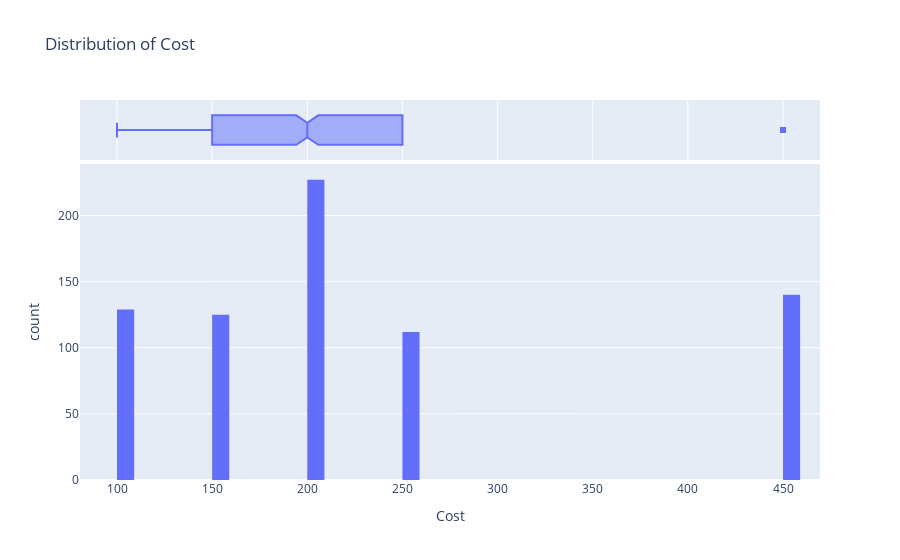
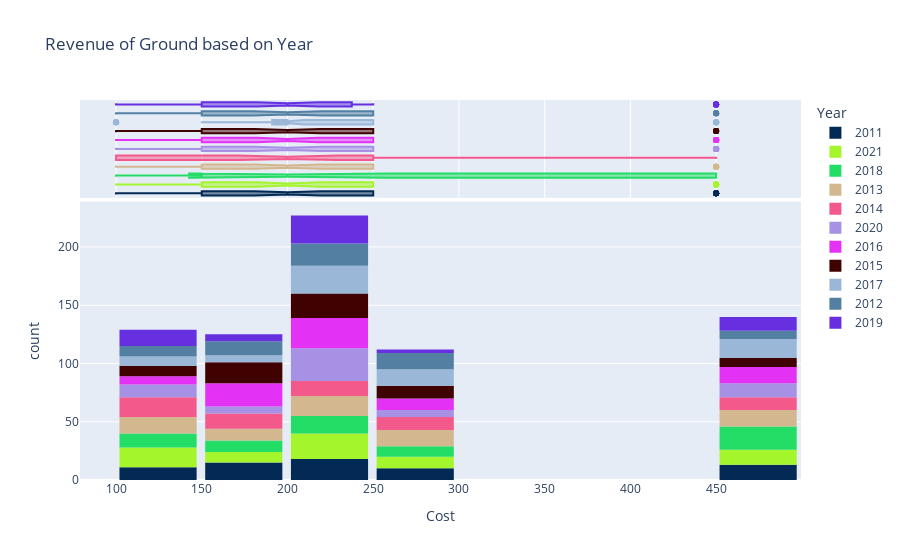
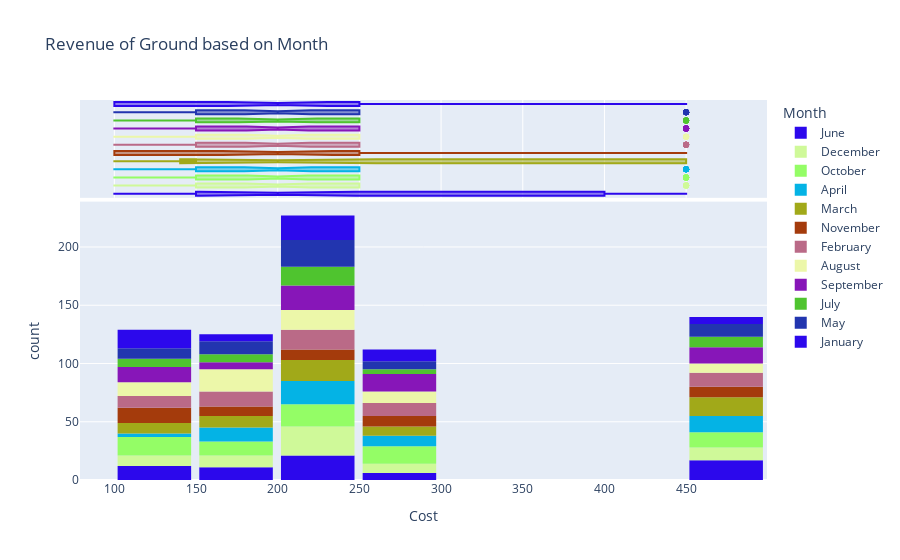

Notebook code cell kept with these figures, in order:
### Code cell
RegressionPipeline(groundOwner2_df)

### Figure 1 — Plotly figure (JSON) as saved in the notebook; plotly's stock layout.template omitted (floating-point values rounded to 4 significant figures; data arrays with more than 128 entries replaced by an {"elided": "..."} marker saying what was removed)
{"data": [{"alignmentgroup": "True", "bingroup": "x", "hovertemplate": "Cost=%{x}<br>count=%{y}<extra></extra>", "legendgroup": "", "marker": {"color": "#636efa", "pattern": {"shape": ""}}, "name": "", "nbinsx": 47, "offsetgroup": "", "orientation": "v", "showlegend": false, "type": "histogram", "x": {"elided": "733 int values"}, "xaxis": "x", "yaxis": "y"}, {"alignmentgroup": "True", "hovertemplate": "Cost=%{x}<extra></extra>", "legendgroup": "", "marker": {"color": "#636efa"}, "name": "", "notched": true, "offsetgroup": "", "showlegend": false, "type": "box", "x": {"elided": "733 int values"}, "xaxis": "x2", "yaxis": "y2"}], "layout": {"bargap": 0.1, "barmode": "relative", "legend": {"tracegroupgap": 0}, "title": {"text": "Distribution of Cost"}, "xaxis": {"anchor": "y", "domain": [0, 1], "title": {"text": "Cost"}}, "xaxis2": {"anchor": "y2", "domain": [0, 1], "matches": "x", "showgrid": true, "showticklabels": false}, "yaxis": {"anchor": "x", "domain": [0, 0.8316], "title": {"text": "count"}}, "yaxis2": {"anchor": "x2", "domain": [0.8416, 1], "matches": "y2", "showgrid": false, "showline": false, "showticklabels": false, "ticks": ""}}}

### Figure 2 — Plotly figure (JSON) as saved in the notebook; plotly's stock layout.template omitted (floating-point values rounded to 4 significant figures)
{"data": [{"alignmentgroup": "True", "bingroup": "x", "hovertemplate": "Year=2011<br>Cost=%{x}<br>count=%{y}<extra></extra>", "legendgroup": "2011", "marker": {"color": "#022A54", "pattern": {"shape": ""}}, "name": "2011", "offsetgroup": "2011", "orientation": "v", "showlegend": true, "type": "histogram", "x": [200, 200, 150, 100, 450, 200, 450, 150, 150, 200, 250, 450, 450, 250, 200, 450, 200, 250, 100, 450, 450, 150, 200, 150, 250, 450, 450, 200, 200, 200, 100, 150, 250, 200, 200, 200, 450, 250, 250, 150, 250, 250, 100, 250, 150, 450, 100, 150, 100, 200, 450, 150, 150, 200, 100, 150, 100, 200, 150, 150, 450, 100, 100, 200, 100, 150, 200], "xaxis": "x", "yaxis": "y"}, {"alignmentgroup": "True", "hovertemplate": "Year=2011<br>Cost=%{x}<extra></extra>", "legendgroup": "2011", "marker": {"color": "#022A54"}, "name": "2011", "notched": true, "offsetgroup": "2011", "showlegend": false, "type": "box", "x": [200, 200, 150, 100, 450, 200, 450, 150, 150, 200, 250, 450, 450, 250, 200, 450, 200, 250, 100, 450, 450, 150, 200, 150, 250, 450, 450, 200, 200, 200, 100, 150, 250, 200, 200, 200, 450, 250, 250, 150, 250, 250, 100, 250, 150, 450, 100, 150, 100, 200, 450, 150, 150, 200, 100, 150, 100, 200, 150, 150, 450, 100, 100, 200, 100, 150, 200], "xaxis": "x2", "yaxis": "y2"}, {"alignmentgroup": "True", "bingroup": "x", "hovertemplate": "Year=2021<br>Cost=%{x}<br>count=%{y}<extra></extra>", "legendgroup": "2021", "marker": {"color": "#A5F52D", "pattern": {"shape": ""}}, "name": "2021", "offsetgroup": "2021", "orientation": "v", "showlegend": true, "type": "histogram", "x": [150, 250, 450, 450, 100, 450, 200, 450, 150, 150, 200, 150, 200, 450, 100, 250, 200, 450, 100, 250, 100, 250, 200, 250, 150, 150, 100, 200, 100, 200, 250, 450, 100, 150, 450, 200, 100, 450, 200, 200, 100, 100, 250, 150, 100, 200, 450, 250, 250, 200, 450, 200, 450, 100, 100, 250, 100, 100, 150, 200, 200, 200, 200, 200, 200, 450, 200, 100, 200, 100, 200], "xaxis": "x", "yaxis": "y"}, {"alignmentgroup": "True", "hovertemplate": "Year=2021<br>Cost=%{x}<extra></extra>", "legendgroup": "2021", "marker": {"color": "#A5F52D"}, "name": "2021", "notched": true, "offsetgroup": "2021", "showlegend": false, "type": "box", "x": [150, 250, 450, 450, 100, 450, 200, 450, 150, 150, 200, 150, 200, 450, 100, 250, 200, 450, 100, 250, 100, 250, 200, 250, 150, 150, 100, 200, 100, 200, 250, 450, 100, 150, 450, 200, 100, 450, 200, 200, 100, 100, 250, 150, 100, 200, 450, 250, 250, 200, 450, 200, 450, 100, 100, 250, 100, 100, 150, 200, 200, 200, 200, 200, 200, 450, 200, 100, 200, 100, 200], "xaxis": "x2", "yaxis": "y2"}, {"alignmentgroup": "True", "bingroup": "x", "hovertemplate": "Year=2018<br>Cost=%{x}<br>count=%{y}<extra></extra>", "legendgroup": "2018", "marker": {"color": "#23DD67", "pattern": {"shape": ""}}, "name": "2018", "offsetgroup": "2018", "orientation": "v", "showlegend": true, "type": "histogram", "x": [250, 150, 200, 200, 100, 450, 200, 200, 200, 250, 200, 150, 450, 200, 450, 200, 450, 100, 150, 450, 100, 150, 450, 150, 150, 200, 450, 450, 150, 250, 100, 450, 100, 450, 250, 250, 150, 200, 100, 250, 450, 200, 450, 200, 100, 100, 100, 200, 450, 450, 450, 450, 100, 450, 150, 250, 200, 100, 200, 100, 450, 250, 150, 450, 250, 450], "xaxis": "x", "yaxis": "y"}, {"alignmentgroup": "True", "hovertemplate": "Year=2018<br>Cost=%{x}<extra></extra>", "legendgroup": "2018", "marker": {"color": "#23DD67"}, "name": "2018", "notched": true, "offsetgroup": "2018", "showlegend": false, "type": "box", "x": [250, 150, 200, 200, 100, 450, 200, 200, 200, 250, 200, 150, 450, 200, 450, 200, 450, 100, 150, 450, 100, 150, 450, 150, 150, 200, 450, 450, 150, 250, 100, 450, 100, 450, 250, 250, 150, 200, 100, 250, 450, 200, 450, 200, 100, 100, 100, 200, 450, 450, 450, 450, 100, 450, 150, 250, 200, 100, 200, 100, 450, 250, 150, 450, 250, 450], "xaxis": "x2", "yaxis": "y2"}, {"alignmentgroup": "True", "bingroup": "x", "hovertemplate": "Year=2013<br>Cost=%{x}<br>count=%{y}<extra></extra>", "legendgroup": "2013", "marker": {"color": "#D3B88F", "pattern": {"shape": ""}}, "name": "2013", "offsetgroup": "2013", "orientation": "v", "showlegend": true, "type": "histogram", "x": [450, 200, 450, 200, 450, 150, 200, 250, 100, 250, 450, 250, 200, 150, 100, 200, 150, 100, 100, 250, 200, 100, 200, 150, 450, 250, 200, 450, 150, 450, 450, 250, 450, 150, 250, 200, 250, 100, 450, 450, 150, 250, 200, 450, 200, 100, 100, 100, 100, 250, 150, 250, 200, 200, 100, 250, 200, 450, 100, 200, 100, 450, 200, 250, 200, 250, 150, 100, 150], "xaxis": "x", "yaxis": "y"}, {"alignmentgroup": "True", "hovertemplate": "Year=2013<br>Cost=%{x}<extra></extra>", "legendgroup": "2013", "marker": {"color": "#D3B88F"}, "name": "2013", "notched": true, "offsetgroup": "2013", "showlegend": false, "type": "box", "x": [450, 200, 450, 200, 450, 150, 200, 250, 100, 250, 450, 250, 200, 150, 100, 200, 150, 100, 100, 250, 200, 100, 200, 150, 450, 250, 200, 450, 150, 450, 450, 250, 450, 150, 250, 200, 250, 100, 450, 450, 150, 250, 200, 450, 200, 100, 100, 100, 100, 250, 150, 250, 200, 200, 100, 250, 200, 450, 100, 200, 100, 450, 200, 250, 200, 250, 150, 100, 150], "xaxis": "x2", "yaxis": "y2"}, {"alignmentgroup": "True", "bingroup": "x", "hovertemplate": "Year=2014<br>Cost=%{x}<br>count=%{y}<extra></extra>", "legendgroup": "2014", "marker": {"color": "#F4598C", "pattern": {"shape": ""}}, "name": "2014", "offsetgroup": "2014", "orientation": "v", "showlegend": true, "type": "histogram", "x": [200, 250, 200, 100, 100, 250, 200, 100, 150, 250, 250, 450, 150, 450, 100, 100, 150, 250, 200, 200, 250, 100, 200, 150, 200, 100, 150, 450, 100, 450, 150, 150, 450, 250, 450, 100, 450, 450, 200, 250, 200, 100, 200, 150, 450, 450, 200, 200, 150, 100, 250, 250, 200, 100, 150, 150, 450, 150, 250, 150, 100, 100, 100, 100, 100], "xaxis": "x", "yaxis": "y"}, {"alignmentgroup": "True", "hovertemplate": "Year=2014<br>Cost=%{x}<extra></extra>", "legendgroup": "2014", "marker": {"color": "#F4598C"}, "name": "2014", "notched": true, "offsetgroup": "2014", "showlegend": false, "type": "box", "x": [200, 250, 200, 100, 100, 250, 200, 100, 150, 250, 250, 450, 150, 450, 100, 100, 150, 250, 200, 200, 250, 100, 200, 150, 200, 100, 150, 450, 100, 450, 150, 150, 450, 250, 450, 100, 450, 450, 200, 250, 200, 100, 200, 150, 450, 450, 200, 200, 150, 100, 250, 250, 200, 100, 150, 150, 450, 150, 250, 150, 100, 100, 100, 100, 100], "xaxis": "x2", "yaxis": "y2"}, {"alignmentgroup": "True", "bingroup": "x", "hovertemplate": "Year=2020<br>Cost=%{x}<br>count=%{y}<extra></extra>", "legendgroup": "2020", "marker": {"color": "#A691E5", "pattern": {"shape": ""}}, "name": "2020", "offsetgroup": "2020", "orientation": "v", "showlegend": true, "type": "histogram", "x": [200, 250, 450, 200, 100, 450, 200, 250, 200, 450, 100, 200, 200, 200, 450, 250, 200, 450, 200, 200, 200, 450, 200, 200, 200, 250, 200, 250, 100, 100, 200, 150, 150, 100, 150, 100, 100, 100, 100, 200, 200, 200, 200, 200, 450, 100, 450, 150, 200, 150, 150, 450, 200, 200, 100, 250, 200, 200, 450, 450, 200, 200, 450], "xaxis": "x", "yaxis": "y"}, {"alignmentgroup": "True", "hovertemplate": "Year=2020<br>Cost=%{x}<extra></extra>", "legendgroup": "2020", "marker": {"color": "#A691E5"}, "name": "2020", "notched": true, "offsetgroup": "2020", "showlegend": false, "type": "box", "x": [200, 250, 450, 200, 100, 450, 200, 250, 200, 450, 100, 200, 200, 200, 450, 250, 200, 450, 200, 200, 200, 450, 200, 200, 200, 250, 200, 250, 100, 100, 200, 150, 150, 100, 150, 100, 100, 100, 100, 200, 200, 200, 200, 200, 450, 100, 450, 150, 200, 150, 150, 450, 200, 200, 100, 250, 200, 200, 450, 450, 200, 200, 450], "xaxis": "x2", "yaxis": "y2"}, {"alignmentgroup": "True", "bingroup": "x", "hovertemplate": "Year=2016<br>Cost=%{x}<br>count=%{y}<extra></extra>", "legendgroup": "2016", "marker": {"color": "#E432F5", "pattern": {"shape": ""}}, "name": "2016", "offsetgroup": "2016", "orientation": "v", "showlegend": true, "type": "histogram", "x": [450, 100, 200, 450, 150, 200, 450, 200, 450, 250, 150, 100, 150, 150, 150, 150, 200, 150, 450, 150, 200, 150, 200, 100, 200, 450, 200, 200, 200, 200, 150, 200, 450, 200, 200, 150, 200, 150, 450, 200, 150, 200, 150, 100, 250, 250, 100, 450, 450, 250, 200, 250, 250, 250, 450, 250, 200, 150, 150, 150, 200, 200, 200, 450, 200, 150, 450, 200, 150, 200, 150, 450, 200, 250, 250, 100, 100], "xaxis": "x", "yaxis": "y"}, {"alignmentgroup": "True", "hovertemplate": "Year=2016<br>Cost=%{x}<extra></extra>", "legendgroup": "2016", "marker": {"color": "#E432F5"}, "name": "2016", "notched": true, "offsetgroup": "2016", "showlegend": false, "type": "box", "x": [450, 100, 200, 450, 150, 200, 450, 200, 450, 250, 150, 100, 150, 150, 150, 150, 200, 150, 450, 150, 200, 150, 200, 100, 200, 450, 200, 200, 200, 200, 150, 200, 450, 200, 200, 150, 200, 150, 450, 200, 150, 200, 150, 100, 250, 250, 100, 450, 450, 250, 200, 250, 250, 250, 450, 250, 200, 150, 150, 150, 200, 200, 200, 450, 200, 150, 450, 200, 150, 200, 150, 450, 200, 250, 250, 100, 100], "xaxis": "x2", "yaxis": "y2"}, {"alignmentgroup": "True", "bingroup": "x", "hovertemplate": "Year=2015<br>Cost=%{x}<br>count=%{y}<extra></extra>", "legendgroup": "2015", "marker": {"color": "#400200", "pattern": {"shape": ""}}, "name": "2015", "offsetgroup": "2015", "orientation": "v", "showlegend": true, "type": "histogram", "x": [450, 150, 250, 200, 200, 100, 200, 200, 100, 200, 150, 150, 200, 250, 200, 150, 450, 100, 200, 100, 200, 200, 250, 250, 150, 250, 200, 100, 150, 150, 250, 150, 150, 250, 150, 150, 200, 150, 150, 250, 150, 450, 200, 250, 100, 250, 150, 450, 150, 200, 200, 450, 200, 450, 100, 150, 200, 450, 150, 200, 450, 100, 200, 250, 100, 200, 200], "xaxis": "x", "yaxis": "y"}, {"alignmentgroup": "True", "hovertemplate": "Year=2015<br>Cost=%{x}<extra></extra>", "legendgroup": "2015", "marker": {"color": "#400200"}, "name": "2015", "notched": true, "offsetgroup": "2015", "showlegend": false, "type": "box", "x": [450, 150, 250, 200, 200, 100, 200, 200, 100, 200, 150, 150, 200, 250, 200, 150, 450, 100, 200, 100, 200, 200, 250, 250, 150, 250, 200, 100, 150, 150, 250, 150, 150, 250, 150, 150, 200, 150, 150, 250, 150, 450, 200, 250, 100, 250, 150, 450, 150, 200, 200, 450, 200, 450, 100, 150, 200, 450, 150, 200, 450, 100, 200, 250, 100, 200, 200], "xaxis": "x2", "yaxis": "y2"}, {"alignmentgroup": "True", "bingroup": "x", "hovertemplate": "Year=2017<br>Cost=%{x}<br>count=%{y}<extra></extra>", "legendgroup": "2017", "marker": {"color": "#9AB7D8", "pattern": {"shape": ""}}, "name": "2017", "offsetgroup": "2017", "orientation": "v", "showlegend": true, "type": "histogram", "x": [200, 100, 200, 250, 450, 150, 100, 250, 200, 200, 200, 200, 250, 200, 250, 250, 150, 250, 200, 200, 200, 200, 200, 200, 450, 450, 450, 200, 100, 100, 450, 100, 250, 450, 100, 200, 450, 100, 450, 200, 250, 250, 250, 450, 250, 150, 200, 450, 200, 100, 450, 150, 250, 200, 250, 450, 450, 250, 200, 200, 450, 450, 150, 450, 200, 200, 150, 200], "xaxis": "x", "yaxis": "y"}, {"alignmentgroup": "True", "hovertemplate": "Year=2017<br>Cost=%{x}<extra></extra>", "legendgroup": "2017", "marker": {"color": "#9AB7D8"}, "name": "2017", "notched": true, "offsetgroup": "2017", "showlegend": false, "type": "box", "x": [200, 100, 200, 250, 450, 150, 100, 250, 200, 200, 200, 200, 250, 200, 250, 250, 150, 250, 200, 200, 200, 200, 200, 200, 450, 450, 450, 200, 100, 100, 450, 100, 250, 450, 100, 200, 450, 100, 450, 200, 250, 250, 250, 450, 250, 150, 200, 450, 200, 100, 450, 150, 250, 200, 250, 450, 450, 250, 200, 200, 450, 450, 150, 450, 200, 200, 150, 200], "xaxis": "x2", "yaxis": "y2"}, {"alignmentgroup": "True", "bingroup": "x", "hovertemplate": "Year=2012<br>Cost=%{x}<br>count=%{y}<extra></extra>", "legendgroup": "2012", "marker": {"color": "#5380A2", "pattern": {"shape": ""}}, "name": "2012", "offsetgroup": "2012", "orientation": "v", "showlegend": true, "type": "histogram", "x": [150, 150, 150, 250, 200, 150, 250, 150, 200, 250, 150, 200, 200, 200, 100, 200, 450, 250, 450, 200, 450, 100, 250, 450, 200, 200, 100, 150, 250, 200, 200, 250, 200, 200, 150, 100, 100, 450, 100, 250, 250, 200, 150, 200, 200, 150, 200, 200, 100, 450, 250, 150, 250, 150, 200, 450, 250, 250, 100, 250, 100], "xaxis": "x", "yaxis": "y"}, {"alignmentgroup": "True", "hovertemplate": "Year=2012<br>Cost=%{x}<extra></extra>", "legendgroup": "2012", "marker": {"color": "#5380A2"}, "name": "2012", "notched": true, "offsetgroup": "2012", "showlegend": false, "type": "box", "x": [150, 150, 150, 250, 200, 150, 250, 150, 200, 250, 150, 200, 200, 200, 100, 200, 450, 250, 450, 200, 450, 100, 250, 450, 200, 200, 100, 150, 250, 200, 200, 250, 200, 200, 150, 100, 100, 450, 100, 250, 250, 200, 150, 200, 200, 150, 200, 200, 100, 450, 250, 150, 250, 150, 200, 450, 250, 250, 100, 250, 100], "xaxis": "x2", "yaxis": "y2"}, {"alignmentgroup": "True", "bingroup": "x", "hovertemplate": "Year=2019<br>Cost=%{x}<br>count=%{y}<extra></extra>", "legendgroup": "2019", "marker": {"color": "#6630E1", "pattern": {"shape": ""}}, "name": "2019", "offsetgroup": "2019", "orientation": "v", "showlegend": true, "type": "histogram", "x": [450, 250, 200, 100, 450, 200, 450, 150, 100, 200, 100, 450, 200, 100, 450, 450, 100, 100, 450, 200, 150, 200, 450, 200, 200, 100, 200, 200, 100, 100, 200, 150, 450, 450, 100, 250, 200, 200, 450, 450, 200, 100, 100, 200, 100, 200, 200, 150, 250, 200, 200, 150, 200, 200, 150, 200, 200, 100, 200], "xaxis": "x", "yaxis": "y"}, {"alignmentgroup": "True", "hovertemplate": "Year=2019<br>Cost=%{x}<extra></extra>", "legendgroup": "2019", "marker": {"color": "#6630E1"}, "name": "2019", "notched": true, "offsetgroup": "2019", "showlegend": false, "type": "box", "x": [450, 250, 200, 100, 450, 200, 450, 150, 100, 200, 100, 450, 200, 100, 450, 450, 100, 100, 450, 200, 150, 200, 450, 200, 200, 100, 200, 200, 100, 100, 200, 150, 450, 450, 100, 250, 200, 200, 450, 450, 200, 100, 100, 200, 100, 200, 200, 150, 250, 200, 200, 150, 200, 200, 150, 200, 200, 100, 200], "xaxis": "x2", "yaxis": "y2"}], "layout": {"bargap": 0.1, "barmode": "relative", "legend": {"title": {"text": "Year"}, "tracegroupgap": 0}, "title": {"text": "Revenue of Ground based on Year"}, "xaxis": {"anchor": "y", "domain": [0, 1], "title": {"text": "Cost"}}, "xaxis2": {"anchor": "y2", "domain": [0, 1], "matches": "x", "showgrid": true, "showticklabels": false}, "yaxis": {"anchor": "x", "domain": [0, 0.7326], "title": {"text": "count"}}, "yaxis2": {"anchor": "x2", "domain": [0.7426, 1], "matches": "y2", "showgrid": false, "showline": false, "showticklabels": false, "ticks": ""}}}

### Figure 3 — Plotly figure (JSON) as saved in the notebook; plotly's stock layout.template omitted (floating-point values rounded to 4 significant figures)
{"data": [{"alignmentgroup": "True", "bingroup": "x", "hovertemplate": "Month=June<br>Cost=%{x}<br>count=%{y}<extra></extra>", "legendgroup": "June", "marker": {"color": "#2C08EC", "pattern": {"shape": ""}}, "name": "June", "offsetgroup": "June", "orientation": "v", "showlegend": true, "type": "histogram", "x": [200, 200, 450, 200, 250, 100, 150, 200, 200, 200, 200, 200, 450, 450, 100, 100, 450, 150, 100, 200, 200, 150, 450, 450, 450, 200, 250, 150, 200, 250, 100, 450, 100, 450, 450, 200, 250, 200, 450, 450, 450, 200, 100, 100, 450, 200, 100, 250, 250, 200, 450, 200, 150, 150, 450, 150, 100, 100, 200, 200, 150, 100, 150, 450, 200, 150, 150], "xaxis": "x", "yaxis": "y"}, {"alignmentgroup": "True", "hovertemplate": "Month=June<br>Cost=%{x}<extra></extra>", "legendgroup": "June", "marker": {"color": "#2C08EC"}, "name": "June", "notched": true, "offsetgroup": "June", "showlegend": false, "type": "box", "x": [200, 200, 450, 200, 250, 100, 150, 200, 200, 200, 200, 200, 450, 450, 100, 100, 450, 150, 100, 200, 200, 150, 450, 450, 450, 200, 250, 150, 200, 250, 100, 450, 100, 450, 450, 200, 250, 200, 450, 450, 450, 200, 100, 100, 450, 200, 100, 250, 250, 200, 450, 200, 150, 150, 450, 150, 100, 100, 200, 200, 150, 100, 150, 450, 200, 150, 150], "xaxis": "x2", "yaxis": "y2"}, {"alignmentgroup": "True", "bingroup": "x", "hovertemplate": "Month=December<br>Cost=%{x}<br>count=%{y}<extra></extra>", "legendgroup": "December", "marker": {"color": "#CFF999", "pattern": {"shape": ""}}, "name": "December", "offsetgroup": "December", "orientation": "v", "showlegend": true, "type": "histogram", "x": [150, 200, 450, 200, 250, 450, 200, 150, 200, 250, 150, 200, 100, 100, 150, 200, 200, 250, 450, 150, 200, 100, 200, 150, 250, 200, 200, 450, 450, 200, 200, 250, 100, 150, 450, 250, 200, 200, 250, 200, 150, 150, 200, 250, 200, 200, 450, 200, 100, 200, 450, 150, 450, 200, 100, 450, 200, 200, 100, 450, 200, 100, 100], "xaxis": "x", "yaxis": "y"}, {"alignmentgroup": "True", "hovertemplate": "Month=December<br>Cost=%{x}<extra></extra>", "legendgroup": "December", "marker": {"color": "#CFF999"}, "name": "December", "notched": true, "offsetgroup": "December", "showlegend": false, "type": "box", "x": [150, 200, 450, 200, 250, 450, 200, 150, 200, 250, 150, 200, 100, 100, 150, 200, 200, 250, 450, 150, 200, 100, 200, 150, 250, 200, 200, 450, 450, 200, 200, 250, 100, 150, 450, 250, 200, 200, 250, 200, 150, 150, 200, 250, 200, 200, 450, 200, 100, 200, 450, 150, 450, 200, 100, 450, 200, 200, 100, 450, 200, 100, 100], "xaxis": "x2", "yaxis": "y2"}, {"alignmentgroup": "True", "bingroup": "x", "hovertemplate": "Month=October<br>Cost=%{x}<br>count=%{y}<extra></extra>", "legendgroup": "October", "marker": {"color": "#94FD66", "pattern": {"shape": ""}}, "name": "October", "offsetgroup": "October", "orientation": "v", "showlegend": true, "type": "histogram", "x": [250, 250, 100, 250, 450, 450, 250, 150, 150, 200, 150, 100, 450, 450, 200, 150, 150, 200, 200, 450, 250, 100, 200, 450, 450, 100, 250, 250, 250, 200, 450, 450, 200, 200, 150, 450, 100, 100, 250, 150, 100, 200, 150, 450, 100, 100, 100, 200, 100, 200, 100, 200, 250, 200, 250, 200, 200, 150, 200, 200, 250, 250, 150, 200, 250, 450, 450, 200, 100, 150, 100, 100, 250, 100, 150], "xaxis": "x", "yaxis": "y"}, {"alignmentgroup": "True", "hovertemplate": "Month=October<br>Cost=%{x}<extra></extra>", "legendgroup": "October", "marker": {"color": "#94FD66"}, "name": "October", "notched": true, "offsetgroup": "October", "showlegend": false, "type": "box", "x": [250, 250, 100, 250, 450, 450, 250, 150, 150, 200, 150, 100, 450, 450, 200, 150, 150, 200, 200, 450, 250, 100, 200, 450, 450, 100, 250, 250, 250, 200, 450, 450, 200, 200, 150, 450, 100, 100, 250, 150, 100, 200, 150, 450, 100, 100, 100, 200, 100, 200, 100, 200, 250, 200, 250, 200, 200, 150, 200, 200, 250, 250, 150, 200, 250, 450, 450, 200, 100, 150, 100, 100, 250, 100, 150], "xaxis": "x2", "yaxis": "y2"}, {"alignmentgroup": "True", "bingroup": "x", "hovertemplate": "Month=April<br>Cost=%{x}<br>count=%{y}<extra></extra>", "legendgroup": "April", "marker": {"color": "#04B3E5", "pattern": {"shape": ""}}, "name": "April", "offsetgroup": "April", "orientation": "v", "showlegend": true, "type": "histogram", "x": [450, 150, 450, 450, 450, 450, 450, 200, 200, 450, 250, 200, 100, 200, 250, 250, 150, 150, 200, 200, 150, 250, 450, 200, 200, 450, 200, 200, 250, 200, 150, 200, 100, 200, 200, 150, 200, 250, 250, 150, 100, 250, 150, 450, 200, 450, 150, 250, 200, 450, 200, 450, 200, 150, 150, 150, 450, 200], "xaxis": "x", "yaxis": "y"}, {"alignmentgroup": "True", "hovertemplate": "Month=April<br>Cost=%{x}<extra></extra>", "legendgroup": "April", "marker": {"color": "#04B3E5"}, "name": "April", "notched": true, "offsetgroup": "April", "showlegend": false, "type": "box", "x": [450, 150, 450, 450, 450, 450, 450, 200, 200, 450, 250, 200, 100, 200, 250, 250, 150, 150, 200, 200, 150, 250, 450, 200, 200, 450, 200, 200, 250, 200, 150, 200, 100, 200, 200, 150, 200, 250, 250, 150, 100, 250, 150, 450, 200, 450, 150, 250, 200, 450, 200, 450, 200, 150, 150, 150, 450, 200], "xaxis": "x2", "yaxis": "y2"}, {"alignmentgroup": "True", "bingroup": "x", "hovertemplate": "Month=March<br>Cost=%{x}<br>count=%{y}<extra></extra>", "legendgroup": "March", "marker": {"color": "#A1A919", "pattern": {"shape": ""}}, "name": "March", "offsetgroup": "March", "orientation": "v", "showlegend": true, "type": "histogram", "x": [200, 200, 200, 200, 200, 100, 100, 450, 200, 200, 150, 250, 450, 150, 150, 150, 250, 450, 200, 200, 200, 450, 100, 450, 450, 450, 200, 250, 150, 450, 450, 150, 200, 250, 100, 250, 450, 100, 100, 250, 200, 150, 200, 450, 200, 150, 450, 450, 150, 250, 200, 200, 100, 450, 450, 100, 150, 200, 250, 450, 100], "xaxis": "x", "yaxis": "y"}, {"alignmentgroup": "True", "hovertemplate": "Month=March<br>Cost=%{x}<extra></extra>", "legendgroup": "March", "marker": {"color": "#A1A919"}, "name": "March", "notched": true, "offsetgroup": "March", "showlegend": false, "type": "box", "x": [200, 200, 200, 200, 200, 100, 100, 450, 200, 200, 150, 250, 450, 150, 150, 150, 250, 450, 200, 200, 200, 450, 100, 450, 450, 450, 200, 250, 150, 450, 450, 150, 200, 250, 100, 250, 450, 100, 100, 250, 200, 150, 200, 450, 200, 150, 450, 450, 150, 250, 200, 200, 100, 450, 450, 100, 150, 200, 250, 450, 100], "xaxis": "x2", "yaxis": "y2"}, {"alignmentgroup": "True", "bingroup": "x", "hovertemplate": "Month=November<br>Cost=%{x}<br>count=%{y}<extra></extra>", "legendgroup": "November", "marker": {"color": "#A43B0C", "pattern": {"shape": ""}}, "name": "November", "offsetgroup": "November", "orientation": "v", "showlegend": true, "type": "histogram", "x": [200, 100, 150, 250, 150, 450, 450, 200, 250, 200, 100, 250, 150, 450, 100, 100, 150, 200, 250, 100, 200, 450, 100, 450, 250, 250, 450, 200, 450, 100, 150, 100, 150, 100, 100, 200, 150, 200, 250, 150, 250, 450, 100, 450, 200, 250, 100, 100], "xaxis": "x", "yaxis": "y"}, {"alignmentgroup": "True", "hovertemplate": "Month=November<br>Cost=%{x}<extra></extra>", "legendgroup": "November", "marker": {"color": "#A43B0C"}, "name": "November", "notched": true, "offsetgroup": "November", "showlegend": false, "type": "box", "x": [200, 100, 150, 250, 150, 450, 450, 200, 250, 200, 100, 250, 150, 450, 100, 100, 150, 200, 250, 100, 200, 450, 100, 450, 250, 250, 450, 200, 450, 100, 150, 100, 150, 100, 100, 200, 150, 200, 250, 150, 250, 450, 100, 450, 200, 250, 100, 100], "xaxis": "x2", "yaxis": "y2"}, {"alignmentgroup": "True", "bingroup": "x", "hovertemplate": "Month=February<br>Cost=%{x}<br>count=%{y}<extra></extra>", "legendgroup": "February", "marker": {"color": "#BA6A87", "pattern": {"shape": ""}}, "name": "February", "offsetgroup": "February", "orientation": "v", "showlegend": true, "type": "histogram", "x": [450, 250, 100, 100, 150, 450, 150, 450, 150, 200, 450, 450, 200, 100, 450, 200, 150, 200, 150, 150, 200, 100, 200, 150, 250, 450, 150, 200, 450, 450, 150, 200, 200, 250, 200, 250, 250, 250, 100, 250, 250, 450, 450, 100, 250, 200, 250, 250, 150, 200, 150, 100, 100, 200, 450, 100, 200, 200, 200, 150, 150, 200, 100], "xaxis": "x", "yaxis": "y"}, {"alignmentgroup": "True", "hovertemplate": "Month=February<br>Cost=%{x}<extra></extra>", "legendgroup": "February", "marker": {"color": "#BA6A87"}, "name": "February", "notched": true, "offsetgroup": "February", "showlegend": false, "type": "box", "x": [450, 250, 100, 100, 150, 450, 150, 450, 150, 200, 450, 450, 200, 100, 450, 200, 150, 200, 150, 150, 200, 100, 200, 150, 250, 450, 150, 200, 450, 450, 150, 200, 200, 250, 200, 250, 250, 250, 100, 250, 250, 450, 450, 100, 250, 200, 250, 250, 150, 200, 150, 100, 100, 200, 450, 100, 200, 200, 200, 150, 150, 200, 100], "xaxis": "x2", "yaxis": "y2"}, {"alignmentgroup": "True", "bingroup": "x", "hovertemplate": "Month=August<br>Cost=%{x}<br>count=%{y}<extra></extra>", "legendgroup": "August", "marker": {"color": "#ECF7A9", "pattern": {"shape": ""}}, "name": "August", "offsetgroup": "August", "orientation": "v", "showlegend": true, "type": "histogram", "x": [150, 150, 250, 450, 250, 450, 250, 250, 200, 150, 100, 100, 200, 200, 200, 200, 100, 450, 450, 150, 450, 150, 200, 150, 200, 150, 100, 250, 450, 100, 250, 100, 150, 150, 150, 200, 150, 150, 250, 150, 100, 200, 450, 150, 100, 200, 200, 150, 150, 100, 150, 200, 150, 250, 100, 200, 200, 150, 250, 250, 200, 450, 100, 100, 200, 200], "xaxis": "x", "yaxis": "y"}, {"alignmentgroup": "True", "hovertemplate": "Month=August<br>Cost=%{x}<extra></extra>", "legendgroup": "August", "marker": {"color": "#ECF7A9"}, "name": "August", "notched": true, "offsetgroup": "August", "showlegend": false, "type": "box", "x": [150, 150, 250, 450, 250, 450, 250, 250, 200, 150, 100, 100, 200, 200, 200, 200, 100, 450, 450, 150, 450, 150, 200, 150, 200, 150, 100, 250, 450, 100, 250, 100, 150, 150, 150, 200, 150, 150, 250, 150, 100, 200, 450, 150, 100, 200, 200, 150, 150, 100, 150, 200, 150, 250, 100, 200, 200, 150, 250, 250, 200, 450, 100, 100, 200, 200], "xaxis": "x2", "yaxis": "y2"}, {"alignmentgroup": "True", "bingroup": "x", "hovertemplate": "Month=September<br>Cost=%{x}<br>count=%{y}<extra></extra>", "legendgroup": "September", "marker": {"color": "#8716B8", "pattern": {"shape": ""}}, "name": "September", "offsetgroup": "September", "orientation": "v", "showlegend": true, "type": "histogram", "x": [250, 200, 150, 100, 200, 200, 100, 200, 250, 200, 450, 200, 250, 250, 450, 200, 250, 250, 150, 100, 250, 200, 100, 450, 200, 250, 200, 100, 150, 200, 250, 450, 100, 200, 450, 150, 100, 200, 450, 150, 250, 100, 100, 200, 450, 450, 250, 450, 450, 100, 450, 100, 100, 450, 200, 100, 250, 200, 200, 450, 200, 250, 450, 200, 200, 250, 250, 150, 200], "xaxis": "x", "yaxis": "y"}, {"alignmentgroup": "True", "hovertemplate": "Month=September<br>Cost=%{x}<extra></extra>", "legendgroup": "September", "marker": {"color": "#8716B8"}, "name": "September", "notched": true, "offsetgroup": "September", "showlegend": false, "type": "box", "x": [250, 200, 150, 100, 200, 200, 100, 200, 250, 200, 450, 200, 250, 250, 450, 200, 250, 250, 150, 100, 250, 200, 100, 450, 200, 250, 200, 100, 150, 200, 250, 450, 100, 200, 450, 150, 100, 200, 450, 150, 250, 100, 100, 200, 450, 450, 250, 450, 450, 100, 450, 100, 100, 450, 200, 100, 250, 200, 200, 450, 200, 250, 450, 200, 200, 250, 250, 150, 200], "xaxis": "x2", "yaxis": "y2"}, {"alignmentgroup": "True", "bingroup": "x", "hovertemplate": "Month=July<br>Cost=%{x}<br>count=%{y}<extra></extra>", "legendgroup": "July", "marker": {"color": "#4FC42F", "pattern": {"shape": ""}}, "name": "July", "offsetgroup": "July", "orientation": "v", "showlegend": true, "type": "histogram", "x": [100, 200, 150, 150, 200, 200, 200, 450, 100, 200, 450, 200, 200, 250, 250, 100, 200, 100, 200, 150, 200, 150, 450, 100, 250, 100, 450, 450, 150, 200, 450, 200, 450, 250, 150, 200, 100, 450, 150, 450, 200, 200, 200], "xaxis": "x", "yaxis": "y"}, {"alignmentgroup": "True", "hovertemplate": "Month=July<br>Cost=%{x}<extra></extra>", "legendgroup": "July", "marker": {"color": "#4FC42F"}, "name": "July", "notched": true, "offsetgroup": "July", "showlegend": false, "type": "box", "x": [100, 200, 150, 150, 200, 200, 200, 450, 100, 200, 450, 200, 200, 250, 250, 100, 200, 100, 200, 150, 200, 150, 450, 100, 250, 100, 450, 450, 150, 200, 450, 200, 450, 250, 150, 200, 100, 450, 150, 450, 200, 200, 200], "xaxis": "x2", "yaxis": "y2"}, {"alignmentgroup": "True", "bingroup": "x", "hovertemplate": "Month=May<br>Cost=%{x}<br>count=%{y}<extra></extra>", "legendgroup": "May", "marker": {"color": "#2235AF", "pattern": {"shape": ""}}, "name": "May", "offsetgroup": "May", "orientation": "v", "showlegend": true, "type": "histogram", "x": [450, 200, 450, 200, 100, 200, 150, 200, 150, 150, 200, 200, 100, 200, 450, 250, 450, 200, 150, 250, 200, 100, 250, 200, 200, 150, 150, 100, 250, 100, 100, 250, 100, 450, 150, 250, 200, 200, 450, 450, 200, 200, 150, 150, 450, 150, 100, 200, 200, 200, 200, 150, 450, 450, 450, 200, 200, 100, 250, 200, 200], "xaxis": "x", "yaxis": "y"}, {"alignmentgroup": "True", "hovertemplate": "Month=May<br>Cost=%{x}<extra></extra>", "legendgroup": "May", "marker": {"color": "#2235AF"}, "name": "May", "notched": true, "offsetgroup": "May", "showlegend": false, "type": "box", "x": [450, 200, 450, 200, 100, 200, 150, 200, 150, 150, 200, 200, 100, 200, 450, 250, 450, 200, 150, 250, 200, 100, 250, 200, 200, 150, 150, 100, 250, 100, 100, 250, 100, 450, 150, 250, 200, 200, 450, 450, 200, 200, 150, 150, 450, 150, 100, 200, 200, 200, 200, 150, 450, 450, 450, 200, 200, 100, 250, 200, 200], "xaxis": "x2", "yaxis": "y2"}, {"alignmentgroup": "True", "bingroup": "x", "hovertemplate": "Month=January<br>Cost=%{x}<br>count=%{y}<extra></extra>", "legendgroup": "January", "marker": {"color": "#2C08EC", "pattern": {"shape": ""}}, "name": "January", "offsetgroup": "January", "orientation": "v", "showlegend": true, "type": "histogram", "x": [200, 100, 200, 150, 200, 450, 100, 100, 200, 450, 200, 200, 250, 100, 150, 100, 200, 200, 450, 100, 100, 200, 200, 250, 200, 250, 100, 150, 200, 450, 100, 100, 250, 450, 250, 100, 100, 250, 250, 200, 250, 200, 100, 200, 250, 450, 200, 200, 200, 200, 250, 200, 150, 200, 150, 150, 100, 100, 100], "xaxis": "x", "yaxis": "y"}, {"alignmentgroup": "True", "hovertemplate": "Month=January<br>Cost=%{x}<extra></extra>", "legendgroup": "January", "marker": {"color": "#2C08EC"}, "name": "January", "notched": true, "offsetgroup": "January", "showlegend": false, "type": "box", "x": [200, 100, 200, 150, 200, 450, 100, 100, 200, 450, 200, 200, 250, 100, 150, 100, 200, 200, 450, 100, 100, 200, 200, 250, 200, 250, 100, 150, 200, 450, 100, 100, 250, 450, 250, 100, 100, 250, 250, 200, 250, 200, 100, 200, 250, 450, 200, 200, 200, 200, 250, 200, 150, 200, 150, 150, 100, 100, 100], "xaxis": "x2", "yaxis": "y2"}], "layout": {"bargap": 0.1, "barmode": "relative", "legend": {"title": {"text": "Month"}, "tracegroupgap": 0}, "title": {"text": "Revenue of Ground based on Month"}, "xaxis": {"anchor": "y", "domain": [0, 1], "title": {"text": "Cost"}}, "xaxis2": {"anchor": "y2", "domain": [0, 1], "matches": "x", "showgrid": true, "showticklabels": false}, "yaxis": {"anchor": "x", "domain": [0, 0.7326], "title": {"text": "count"}}, "yaxis2": {"anchor": "x2", "domain": [0.7426, 1], "matches": "y2", "showgrid": false, "showline": false, "showticklabels": false, "ticks": ""}}}
